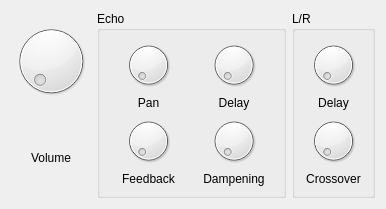
<?xml version="1.0" encoding="UTF-8"?>
<ui version="4.0">
 <class>EchoForm</class>
 <widget class="QWidget" name="EchoForm">
  <property name="geometry">
   <rect>
    <x>0</x>
    <y>0</y>
    <width>386</width>
    <height>207</height>
   </rect>
  </property>
  <property name="windowTitle">
   <string>Echo</string>
  </property>
  <layout class="QGridLayout" name="gridLayout_2">
   <item row="0" column="0">
    <layout class="QVBoxLayout" name="layoutVolume">
     <item>
      <widget class="QDial" name="dialVolume">
       <property name="minimumSize">
        <size>
         <width>80</width>
         <height>0</height>
        </size>
       </property>
      </widget>
     </item>
     <item>
      <widget class="QLabel" name="lblVolume">
       <property name="text">
        <string>Volume</string>
       </property>
       <property name="alignment">
        <set>Qt::AlignCenter</set>
       </property>
      </widget>
     </item>
    </layout>
   </item>
   <item row="0" column="1">
    <widget class="QGroupBox" name="groupBox">
     <property name="title">
      <string>Echo</string>
     </property>
     <layout class="QGridLayout" name="gridLayout">
      <item row="0" column="0">
       <layout class="QVBoxLayout" name="layoutPan">
        <item>
         <widget class="QDial" name="dialPan"/>
        </item>
        <item>
         <widget class="QLabel" name="lblPan">
          <property name="text">
           <string>Pan</string>
          </property>
          <property name="alignment">
           <set>Qt::AlignCenter</set>
          </property>
         </widget>
        </item>
       </layout>
      </item>
      <item row="0" column="1">
       <layout class="QVBoxLayout" name="layoutDelay">
        <item>
         <widget class="QDial" name="dialDelay"/>
        </item>
        <item>
         <widget class="QLabel" name="lblDelay">
          <property name="text">
           <string>Delay</string>
          </property>
          <property name="alignment">
           <set>Qt::AlignCenter</set>
          </property>
         </widget>
        </item>
       </layout>
      </item>
      <item row="1" column="0">
       <layout class="QVBoxLayout" name="layoutFeedback">
        <item>
         <widget class="QDial" name="dialFeedback"/>
        </item>
        <item>
         <widget class="QLabel" name="lblFeedback">
          <property name="text">
           <string>Feedback</string>
          </property>
          <property name="alignment">
           <set>Qt::AlignCenter</set>
          </property>
         </widget>
        </item>
       </layout>
      </item>
      <item row="1" column="1">
       <layout class="QVBoxLayout" name="layoutDampening">
        <item>
         <widget class="QDial" name="dialDampening"/>
        </item>
        <item>
         <widget class="QLabel" name="lblDampening">
          <property name="text">
           <string>Dampening</string>
          </property>
          <property name="alignment">
           <set>Qt::AlignCenter</set>
          </property>
         </widget>
        </item>
       </layout>
      </item>
     </layout>
    </widget>
   </item>
   <item row="0" column="2">
    <widget class="QGroupBox" name="grbLR">
     <property name="title">
      <string>L/R</string>
     </property>
     <layout class="QGridLayout" name="gridLayout_3">
      <item row="0" column="0">
       <layout class="QVBoxLayout" name="layoutLRDelay">
        <item>
         <widget class="QDial" name="dialLRDelay"/>
        </item>
        <item>
         <widget class="QLabel" name="lblLRDelay">
          <property name="text">
           <string>Delay</string>
          </property>
          <property name="alignment">
           <set>Qt::AlignCenter</set>
          </property>
         </widget>
        </item>
       </layout>
      </item>
      <item row="1" column="0">
       <layout class="QVBoxLayout" name="layoutLRCrossover">
        <item>
         <widget class="QDial" name="dialLRCrossover"/>
        </item>
        <item>
         <widget class="QLabel" name="lblLRCrossover">
          <property name="text">
           <string>Crossover</string>
          </property>
          <property name="alignment">
           <set>Qt::AlignCenter</set>
          </property>
         </widget>
        </item>
       </layout>
      </item>
     </layout>
    </widget>
   </item>
  </layout>
 </widget>
 <resources/>
 <connections/>
</ui>
